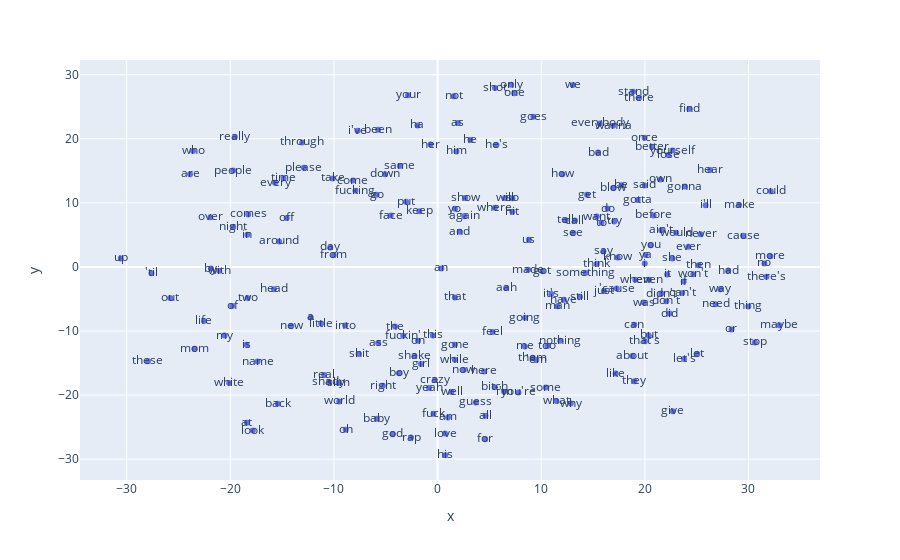

Write notebook code for a chart like this one.
### Code cell
# Graficar los embedddings en 2D
import plotly.graph_objects as go
import plotly.express as px

vecs, labels = reduce_dimensions(w2v_model)

MAX_WORDS=200
fig = px.scatter(x=vecs[:MAX_WORDS,0], y=vecs[:MAX_WORDS,1], text=labels[:MAX_WORDS])
fig.show()

### Figure 1 — Plotly figure (JSON) as saved in the notebook; plotly's stock layout.template omitted (floating-point values rounded to 4 significant figures; data arrays with more than 128 entries replaced by an {"elided": "..."} marker saying what was removed)
{"data": [{"hovertemplate": "x=%{x}<br>y=%{y}<br>text=%{text}<extra></extra>", "legendgroup": "", "marker": {"color": "#636efa", "symbol": "circle"}, "mode": "markers+text", "name": "", "orientation": "v", "showlegend": false, "text": {"elided": "200 str values"}, "type": "scatter", "x": {"elided": "200 float values"}, "xaxis": "x", "y": {"elided": "200 float values"}, "yaxis": "y"}], "layout": {"legend": {"tracegroupgap": 0}, "margin": {"t": 60}, "xaxis": {"anchor": "y", "domain": [0, 1], "title": {"text": "x"}}, "yaxis": {"anchor": "x", "domain": [0, 1], "title": {"text": "y"}}}}
